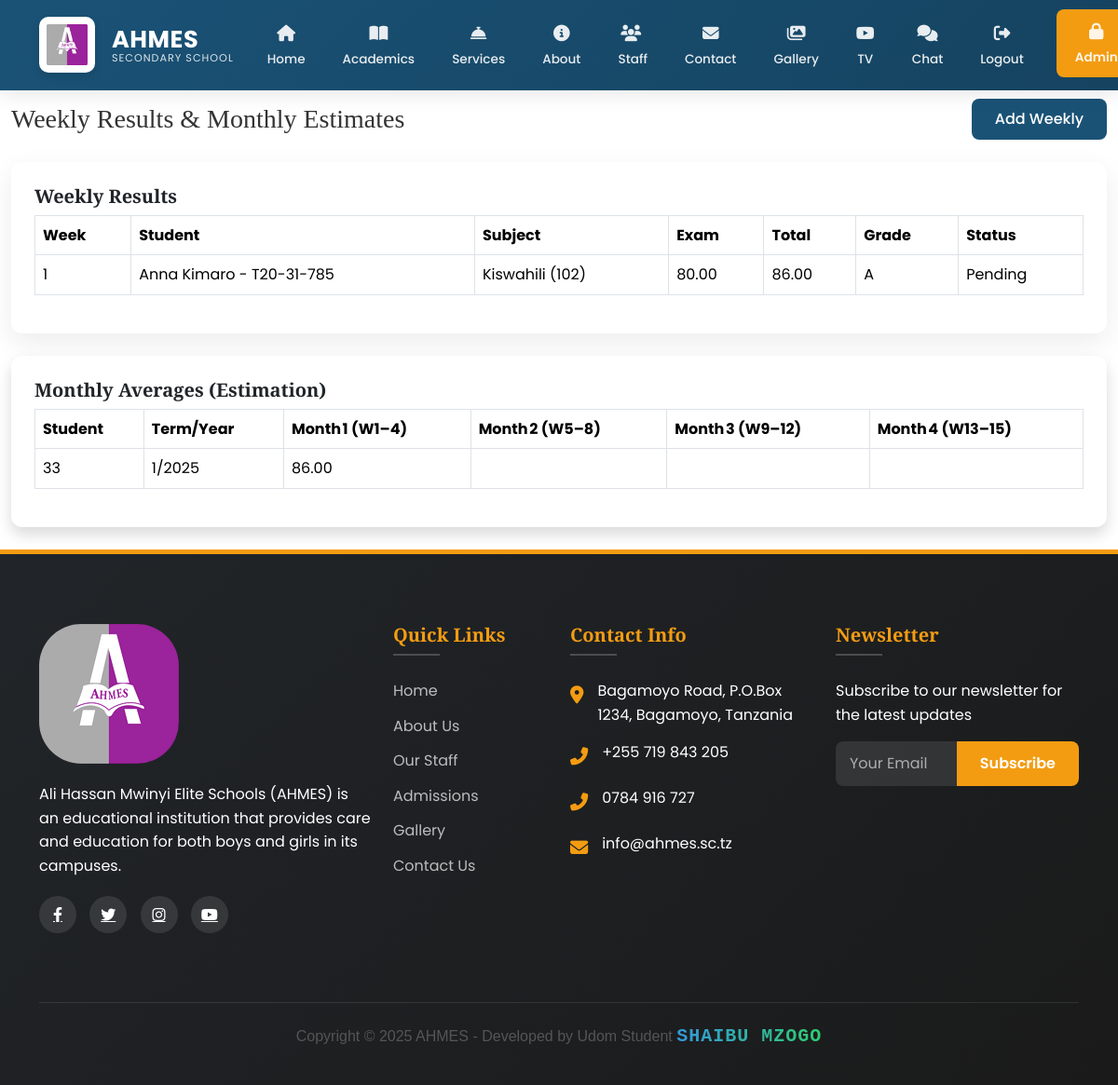
The page /teacher/results/ (signed in) on the database as committed earlier.
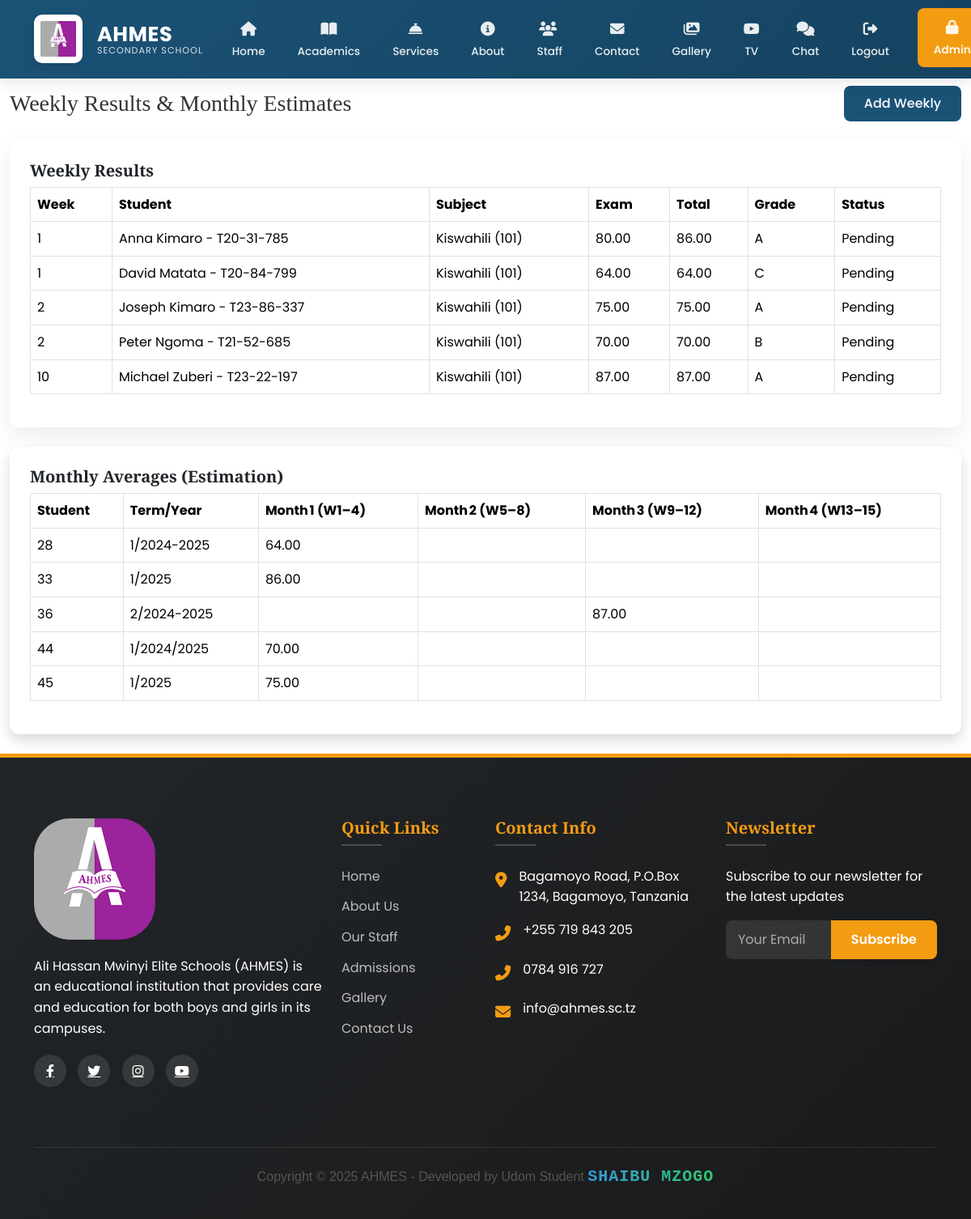
The same page on the database as committed later.
### main/models.py (models this page shows, shortened)
class Result(models.Model):
    TERM_CHOICES = [('1','First Term'),('2','Second Term')]
    student = models.ForeignKey(Student, on_delete=models.CASCADE, related_name='results')
    subject = models.ForeignKey(Subject, on_delete=models.CASCADE)
    school_class = models.ForeignKey(SchoolClass, on_delete=models.CASCADE)
    term = models.CharField(max_length=1, choices=TERM_CHOICES)
    academic_year = models.CharField(max_length=20)
    week_number = models.PositiveSmallIntegerField()
    exam_score = models.DecimalField(max_digits=5, decimal_places=2)
    total_score = models.DecimalField(max_digits=5, decimal_places=2, editable=False)
    grade = models.CharField(max_length=2, editable=False)
    remark = models.CharField(max_length=100, editable=False)
    teacher = models.ForeignKey(StaffMember, on_delete=models.CASCADE, related_name='results_given')
    is_approved = models.BooleanField(default=False)
    approved_by = models.ForeignKey(User, null=True, blank=True, on_delete=models.SET_NULL, related_name='approved_results')
    date_approved = models.DateTimeField(null=True, blank=True)
    class Meta:
        unique_together = ('student','subject','term','academic_year','week_number')

class Student(models.Model):
    GENDER_CHOICES = [
        ('M', 'Male'),
        ('F', 'Female'),
    ]
    user = models.OneToOneField(
        User,
        on_delete=models.CASCADE,
        related_name='student_profile',
        null=True,
        blank=True
    )
    first_name = models.CharField(max_length=100)
    middle_name = models.CharField(max_length=100, blank=True)
    last_name = models.CharField(max_length=100)
    gender = models.CharField(max_length=1, choices=GENDER_CHOICES)
    date_of_birth = models.DateField()
    admission_number = models.CharField(max_length=20, unique=True)
    campus = models.ForeignKey(
        Campus,
        on_delete=models.CASCADE,
        related_name='students'
    )
    level = models.ForeignKey(
        Level,
        on_delete=models.CASCADE,
        related_name='students'
    )
    admission_date = models.DateField()
    parent = models.ForeignKey(
        Parent,
        on_delete=models.CASCADE,
        related_name='students',
        null=True,
        blank=True
    )
    profile_picture = CloudinaryField(
        'students/profile_pictures',
        folder="school/students/profile_pictures",
        transformation={'quality': 'auto:good', 'width': 300, 'height': 300, 'crop': 'fill'},
        blank=True,
        null=True
    )
    created_at = models.DateTimeField(auto_now_add=True)
    updated_at = models.DateTimeField(auto_now=True)
    def __str__(self):
        return f"{self.first_name} {self.last_name} - {self.admission_number}"
    class Meta:
        ordering = ['-created_at']
        verbose_name = 'Student'
        verbose_name_plural = 'Students'

class Subject(models.Model):
    name = models.CharField(max_length=100)
    code = models.CharField(max_length=20, unique=True)
    description = models.TextField(blank=True)
    level = models.ForeignKey(Level, on_delete=models.CASCADE, related_name='subjects')
    def __str__(self):
        return f"{self.name} ({self.code})"

### main/views.py (the view)
# urls.py: path('teacher/results/', views.teacher_result_dashboard, name='teacher_result_dashboard'),
@login_required
@user_passes_test(is_teacher)
def teacher_result_dashboard(request):
    qs = Result.objects.filter(teacher=request.user.staff_profile)
    status = request.GET.get('status')
    if status == 'pending':
        qs = qs.filter(is_approved=False)
    elif status == 'approved':
        qs = qs.filter(is_approved=True)
    from django.db.models import Avg, Q  # Ensure Q is imported here
    monthly = qs.values('student', 'term', 'academic_year').annotate(
        month1=Avg('total_score', filter=Q(week_number__gte=1, week_number__lte=4)),
        month2=Avg('total_score', filter=Q(week_number__gte=5, week_number__lte=8)),
        month3=Avg('total_score', filter=Q(week_number__gte=9, week_number__lte=12)),
        month4=Avg('total_score', filter=Q(week_number__gte=13, week_number__lte=15)),
    )
    context = {'results': qs.order_by('week_number'), 'monthly': monthly}
    return render(request, 'academics/teacher_result_dashboard.html', context)

### main/templates/academics/teacher_result_dashboard.html (shortened to what this page needs)
{% extends 'main/base.html' %}
{% block content %}
<div class="container-fluid">
  <div class="d-sm-flex align-items-center justify-content-between mb-4">
    <h1 class="h3 mb-0 text-gray-800">Weekly Results & Monthly Estimates</h1>
    <a href="{% url 'add_result' %}" class="btn btn-primary">Add Weekly</a>
  </div>
  <div class="card mb-4">
    <div class="card-body table-responsive">
      <h5>Weekly Results</h5>
      <table class="table table-bordered">
        <thead><tr><th>Week</th><th>Student</th><th>Subject</th><th>Exam</th><th>Total</th><th>Grade</th><th>Status</th></tr></thead>
        <tbody>
          {% for r in results %}
            <tr><td>{{ r.week_number }}</td><td>{{ r.student }}</td><td>{{ r.subject }}</td>
              <td>{{ r.exam_score }}</td><td>{{ r.total_score }}</td><td>{{ r.grade }}</td>
              <td>{% if r.is_approved %}Approved{% else %}Pending{% endif %}</td>
            </tr>
          {% endfor %}
        </tbody>
      </table>
    </div>
  </div>
  <div class="card shadow mb-4">
    <div class="card-body">
      <h5>Monthly Averages (Estimation)</h5>
      <table class="table table-bordered">
        <thead><tr><th>Student</th><th>Term/Year</th><th>Month 1 (W1–4)</th><th>Month 2 (W5–8)</th>
          <th>Month 3 (W9–12)</th><th>Month 4 (W13–15)</th></tr></thead>
        <tbody>
          {% for m in monthly %}
          <tr>
            <td>{{ m.student }}</td>
            <td>{{ m.term }}/{{ m.academic_year }}</td>
            <td>{{ m.month1|default:'—'|floatformat:2 }}</td>
            <td>{{ m.month2|default:'—'|floatformat:2 }}</td>
            <td>{{ m.month3|default:'—'|floatformat:2 }}</td>
            <td>{{ m.month4|default:'—'|floatformat:2 }}</td>
          </tr>
          {% endfor %}
        </tbody>
      </table>
    </div>
  </div>
</div>
{% endblock %}

### main/templates/main/base.html (shortened to what this page needs)
<!DOCTYPE html>
<html lang="en">
  <head>
    {% load static %}
    <link
      href="https://cdn.jsdelivr.net/npm/bootstrap@5.3.2/dist/css/bootstrap.min.css"
      rel="stylesheet"
    />
    <link
      rel="stylesheet"
      href="https://cdnjs.cloudflare.com/ajax/libs/font-awesome/6.4.0/css/all.min.css"
    />
    <link
      href="https://cdn.jsdelivr.net/npm/aos@2.3.4/dist/aos.css"
      rel="stylesheet"
    />
  </head>
  <body>
    <br>
    <nav class="navbar navbar-expand-lg navbar-dark fixed-top">
      <div class="container">
        <a
          class="navbar-brand d-flex align-items-center"
          href="{% url 'home' %}"
        >
          <div class="logo-container me-2">
            <img
              src="{% static 'images/Ahmes.PNG' %}"
              alt="AHMES Logo"
              class="logo-img"
            />
          </div>
          <div class="brand-text">
            <span class="brand-name">AHMES</span>
            <span class="brand-subtitle">SECONDARY SCHOOL</span>
          </div>
        </a>
        <div class="collapse navbar-collapse" id="navbarNav">
          <ul class="navbar-nav ms-auto">
            <li class="nav-item">
              <a
                class="nav-link {% if request.path == '/' %}active{% endif %}"
                href="{% url 'home' %}"
              >
                <span class="nav-icon"><i class="fas fa-home"></i></span>
                <span class="nav-text">Home</span>
              </a>
            </li>
            <li class="nav-item">
              <a
                class="nav-link {% if 'services' in request.path %}active{% endif %}"
                href="{% url 'academics_service' %}"
              >
                <span class="nav-icon"><i class="fas fa-book-open"></i></span>
                <span class="nav-text">Academics</span>
              </a>
            </li>
            <li class="nav-item">
              <a
                class="nav-link {% if 'services' in request.path %}active{% endif %}"
                href="{% url 'services' %}"
              >
                <span class="nav-icon"><i class="fas fa-concierge-bell"></i></span>
                <span class="nav-text">Services</span>
              </a>
            </li>
            <li class="nav-item">
              <a
                class="nav-link {% if 'about' in request.path %}active{% endif %}"
                href="{% url 'about' %}"
              >
                <span class="nav-icon"><i class="fas fa-info-circle"></i></span>
                <span class="nav-text">About</span>
              </a>
            </li>
            <li class="nav-item">
              <a
                class="nav-link {% if 'staff' in request.path %}active{% endif %}"
                href="{% url 'staff' %}"
              >
                <span class="nav-icon"><i class="fas fa-users me-1"></i></span>
                <span class="nav-text">Staff</span>
              </a>
            </li>
            <li class="nav-item">
              <a
                class="nav-link {% if 'contact' in request.path %}active{% endif %}"
                href="{% url 'contact' %}"
              >
                <span class="nav-icon"><i class="fas fa-envelope"></i></span>
                <span class="nav-text">Contact</span>
              </a>
            </li>
            <li class="nav-item">
              <a
                class="nav-link {% if 'gallery' in request.path %}active{% endif %}"
                href="{% url 'gallery' %}"
              >
                <span class="nav-icon"><i class="fas fa-images"></i></span>
                <span class="nav-text">Gallery</span>
              </a>
            </li>
            <li class="nav-item">
              <a
                class="nav-link {% if 'ahmes-tv' in request.path %}active{% endif %}"
                href="{% url 'ahmes_tv' %}"
              >
                <span class="nav-icon"><i class="fab fa-youtube"></i></span>
                <span class="nav-text">TV</span>
              </a>
            </li>
            {% if user.is_authenticated %}
            <li class="nav-item">
              <a
                class="nav-link {% if 'chat' in request.path %}active{% endif %}"
                href="{% url 'inbox' %}"
              >
                <span class="nav-icon"><i class="fas fa-comments"></i></span>
                <span class="nav-text">Chat</span>
              </a>
            </li>
            {% endif %}
            <li class="nav-item">
              {% if request.user.is_authenticated %}
              <a
                class="nav-link"
                href="{% url 'logout' %}"
                onclick="event.preventDefault(); document.getElementById('logout-form').submit();"
              >
                <span class="nav-icon"><i class="fas fa-sign-out-alt"></i></span>
                <span class="nav-text">Logout</span>
              </a>
              {% endif %}
            </li>
            <li class="nav-item">
              <a
                class="nav-link cta-button"
                href="{% url 'admin_login' %}"
              >
                <span class="nav-icon"><i class="fas fa-lock"></i></span>
                <span class="nav-text">Admin</span>
              </a>
            </li>
          </ul>
        </div>
      </div>
    </nav>
    {% block content %}{% endblock %}
    <footer>
      <div class="container">
        <div class="row">
          <div class="col-lg-4 mb-4" data-aos="fade-up">
            <img
              src="{% static 'images/Ahmes.PNG' %}"
              alt="AHMES Logo"
              class="footer-logo"
              style="border-radius: 30%"
            />
            <div class="footer-about">
              <p>
                Ali Hassan Mwinyi Elite Schools (AHMES) is an educational
                institution that provides care and education for both boys and
                girls in its campuses.
              </p>
            </div>
            <div class="social-icons">
              <a href="#"><i class="fab fa-facebook-f"></i></a>
              <a href="#"><i class="fab fa-twitter"></i></a>
              <a href="#"><i class="fab fa-instagram"></i></a>
              <a href="#"><i class="fab fa-youtube"></i></a>
            </div>
          </div>
          <div
            class="col-lg-2 col-md-6 mb-4"
            data-aos="fade-up"
            data-aos-delay="100"
          >
            <div class="footer-links">
              <h5>Quick Links</h5>
              <ul>
                <li><a href="{% url 'home' %}">Home</a></li>
                <li><a href="{% url 'about' %}">About Us</a></li>
                <li><a href="{% url 'staff' %}">Our Staff</a></li>
                <li><a href="{% url 'under_development' %}">Admissions</a></li>
                <li><a href="{% url 'gallery' %}">Gallery</a></li>
                <li><a href="{% url 'contact' %}">Contact Us</a></li>
              </ul>
            </div>
          </div>
          <div
            class="col-lg-3 col-md-6 mb-4"
            data-aos="fade-up"
            data-aos-delay="200"
          >
            <div class="footer-links">
              <h5>Contact Info</h5>
              <div class="contact-info">
                <div class="contact-item">
                  <div class="contact-icon">
                    <i class="fas fa-map-marker-alt"></i>
                  </div>
                  <div>Bagamoyo Road, P.O.Box 1234, Bagamoyo, Tanzania</div>
                </div>
                <div class="contact-item">
                  <div class="contact-icon">
                    <i class="fas fa-phone-alt"></i>
                  </div>
                  <div>+255 719 843 205</div>
                </div>
                <div class="contact-item">
                  <div class="contact-icon">
                    <i class="fas fa-phone-alt"></i>
                  </div>
                  <div>0784 916 727</div>
                </div>
                <div class="contact-item">
                  <div class="contact-icon">
                    <i class="fas fa-envelope"></i>
                  </div>
                  <div>info@ahmes.sc.tz</div>
                </div>
              </div>
            </div>
          </div>
          <div
            class="col-lg-3 col-md-6 mb-4"
            data-aos="fade-up"
            data-aos-delay="300"
          >
            <div class="footer-links">
              <h5>Newsletter</h5>
              <p>Subscribe to our newsletter for the latest updates</p>
              <form id="newsletterForm" class="newsletter-form">
                <div class="input-group mb-3">
                  <input
                    type="email"
                    class="form-control"
                    placeholder="Your Email"
                    required
                  />
                  <button class="btn" type="submit">Subscribe</button>
                </div>
              </form>
            </div>
          </div>
        </div>
        <div class="copyright">
          <p style="font-family: Arial, sans-serif; font-size: 16px; color: #555; text-align: center;">
            Copyright © 2025 AHMES - Developed by Udom Student
            <span style="font-family: 'Courier New', monospace; font-size: 20px; color: #3498db; letter-spacing: 1px; font-weight: bold; text-transform: uppercase; background: linear-gradient(90deg, #3498db, #2ecc71); -webkit-background-clip: text; -webkit-text-fill-color: transparent;">
              Shaibu Mzogo
            </span>
          </p>
        </div>
      </div>
    </footer>
  </body>
</html>

Rows that differ between the two databases and show on the page:
changed through a linked row, Result "Anna Kimaro - T20-31-785": subject "Kiswahili (102)" → "Kiswahili (101)"
added Result: week_number "1", student "David Matata - T20-84-799", subject "Kiswahili (101)", exam_score "64.00", total_score "64.00", grade "C", is_approved "Pending", student "28", term "1", academic_year "2024-2025", month1 "64.00"
added Result: week_number "2", student "Joseph Kimaro - T23-86-337", subject "Kiswahili (101)", exam_score "75.00", total_score "75.00", grade "A", is_approved "Pending", student "45", term "1", academic_year "2025", month1 "75.00"
added Result: week_number "2", student "Peter Ngoma - T21-52-685", subject "Kiswahili (101)", exam_score "70.00", total_score "70.00", grade "B", is_approved "Pending", student "44", term "1", academic_year "2024/2025", month1 "70.00"
added Result: week_number "10", student "Michael Zuberi - T23-22-197", subject "Kiswahili (101)", exam_score "87.00", total_score "87.00", grade "A", is_approved "Pending", student "36", term "2", academic_year "2024-2025", month3 "87.00"
